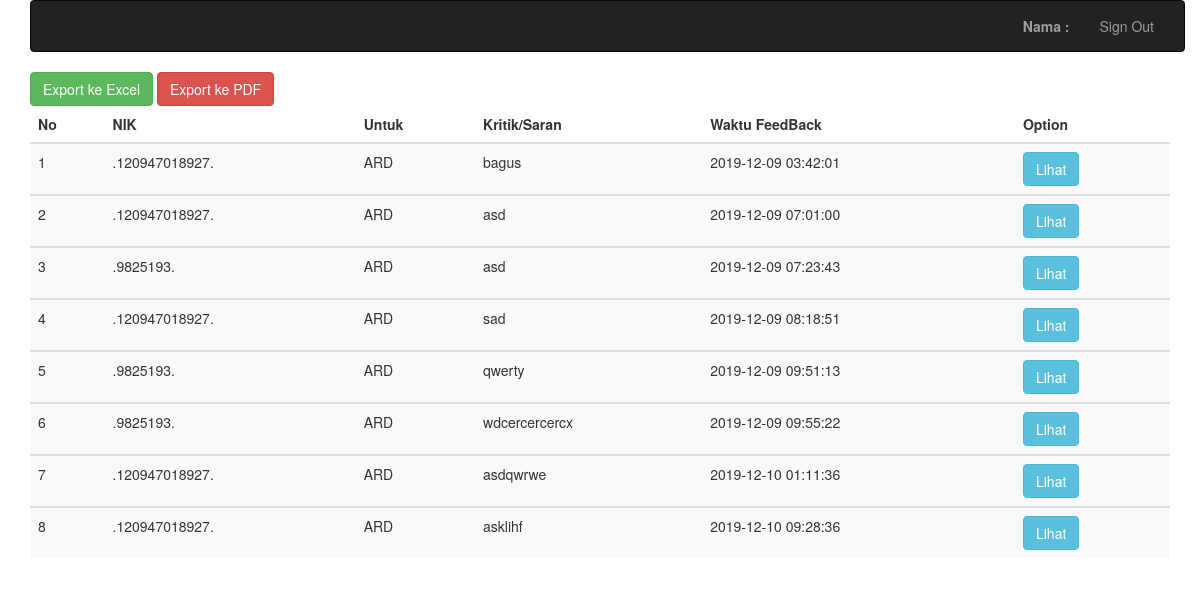
/immortal/index.php/view_ard, run on the app's committed database.
### tables this page shows
CREATE TABLE `feedback` (
  `id_feedback` int(11) NOT NULL,
  `nik` varchar(255) DEFAULT NULL,
  `untuk` varchar(255) DEFAULT NULL,
  `kritik_saran` text,
  `biaya_feedback` varchar(255) DEFAULT NULL,
  `waktu_feedback` timestamp NOT NULL DEFAULT CURRENT_TIMESTAMP
);

### immortal/application/controllers/View_ard.php (called while the page is built, shortened)
<?php
	class View_ard extends CI_Controller{
		public function __construct(){
	        $this->load->model('data_ard');
	        $this->load->helper('url');
	    }
	    public function index(){
	    	$data['ard'] = $this->data_ard->tampil_data()->result();
	    	$data['title'] = "Data ARD";
	    	$this->load->view('halaman/halaman_ard', $data);
	    }
	}
?>

### immortal/index.php (called while the page is built, shortened)
<?php
require_once BASEPATH.'core/CodeIgniter.php';

### immortal/application/models/data_ard.php (called while the page is built, shortened)
<?php
	class data_ard extends CI_Model{
		function tampil_data(){
			$this->db->select('*');
		    $this->db->from('feedback');
		    $this->db->where('untuk','ard');
		    $query = $this->db->get();
		    return $query;
		}
	}
?>

### immortal/application/views/halaman/halaman_ard.php (the view, shortened to what this page needs)
<!DOCTYPE html>
<html>
<head>
      <link rel="stylesheet" href="https://maxcdn.bootstrapcdn.com/bootstrap/3.4.0/css/bootstrap.min.css">
</head>
<body>
	<div class="container">
		<?php
			$this->load->view('navbar/menu');
		?>
		<a href="<?php echo base_url("/Excel_ARD/export"); ?>"><button class="btn btn-success">Export ke Excel</button></a>
		<a href="<?php echo base_url('/Pdf_ARD/cetak'); ?>"><button class="btn btn-danger">Export ke PDF</button></a>
		<table class="table table-striped" style="width: 100%;">
	  	<thead class="thead-dark">
	    	<tr>
	      	<th scope="col">No</th>
	      	<th scope="col">NIK</th>
	      	<th scope="col">Untuk</th>
	      	<th scope="col">Kritik/Saran</th>
	      	<th scope="col">Waktu FeedBack</th>
	      	<th scope="col">Option</th>
	    	</tr>
	  	</thead>
	  	<tbody>
	  		<?php
		  		$no = 1;
		  		foreach($ard as $a){
		  	?>
	    	<tr>
	      	<td><?php echo $no++; ?></td>
	      	<td><?php echo $a->nik; ?></td>
	      	<td><?php echo $a->untuk; ?></td>
	      	<td>
	      		<?php $limit = $a->kritik_saran; ?>
	      		<?php echo word_limiter($limit, 5); ?>
	      	</td>
	      	<td><?php echo $a->waktu_feedback; ?></td>
	      	<td><a href="<?php echo site_url("view_ard/lihat_feedback/$a->id_feedback")?>"><button class="btn btn-info">Lihat</button></a></td>
	    	</tr>
	  	</tbody>
		  	<?php
				}
			?>
		</table>
	</div>
</body>
</html>

### immortal/application/views/navbar/menu.php (shortened to what this page needs)
<div class="container">
  <div class="barnav" style="margin-left: -15px;">
<nav class="navbar navbar-inverse">
  <div class="container-fluid">
    <div class="collapse navbar-collapse" id="myNavbar">
      <ul class="nav navbar-nav navbar-right">
          <li><a><strong>Nama : <?php echo $this->session->userdata('ses_nama');?></strong></a></li>
          <li><a href="<?php echo base_url().'login/logout'?>">Sign Out</a></li>
      </ul>
    </div>
  </div>
</nav>
</div>
</div>

### data on the page
feedback: nik ".120947018927.", untuk "ARD", kritik_saran "bagus", waktu_feedback "2019-12-09 03:42:01"
feedback: nik ".120947018927.", untuk "ARD", kritik_saran "asd", waktu_feedback "2019-12-09 07:01:00"
feedback: nik ".9825193.", untuk "ARD", kritik_saran "asd", waktu_feedback "2019-12-09 07:23:43"
feedback: nik ".120947018927.", untuk "ARD", kritik_saran "sad", waktu_feedback "2019-12-09 08:18:51"
feedback: nik ".9825193.", untuk "ARD", kritik_saran "qwerty", waktu_feedback "2019-12-09 09:51:13"
feedback: nik ".9825193.", untuk "ARD", kritik_saran "wdcercercercx", waktu_feedback "2019-12-09 09:55:22"
feedback: nik ".120947018927.", untuk "ARD", kritik_saran "asdqwrwe", waktu_feedback "2019-12-10 01:11:36"
feedback: nik ".120947018927.", untuk "ARD", kritik_saran "asklihf", waktu_feedback "2019-12-10 09:28:36"
